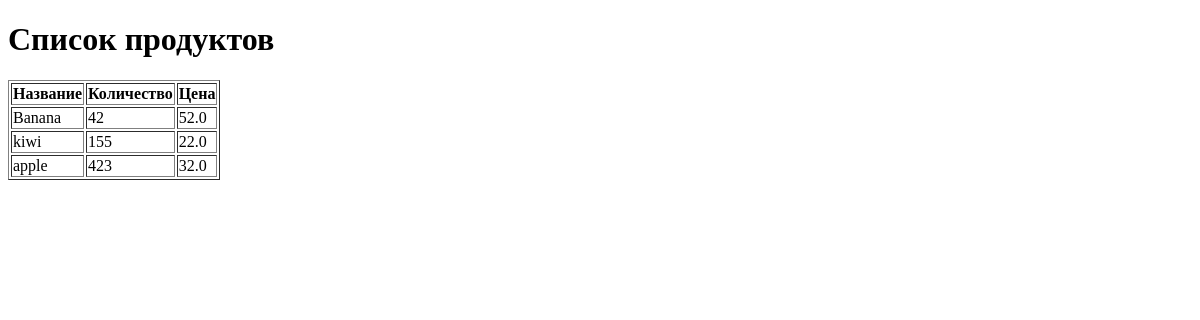
/list, run on an earlier commit of the app's database.
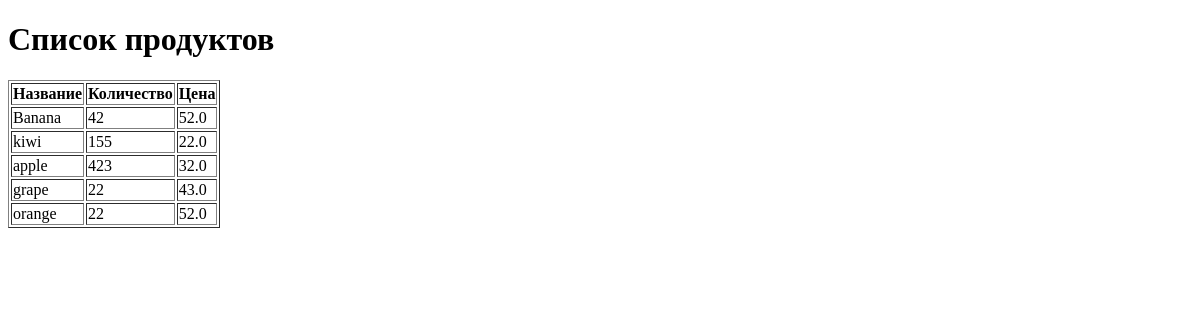
And on a later commit of the database.
### myapp/models.py (models this page shows, shortened)
class Product(models.Model):
    name = models.CharField(max_length=100)
    quantity = models.IntegerField()
    price = models.FloatField()

### myapp/views.py (the view)
# urls.py: path("list", product_list),
def product_list(request):
    products = Product.objects.all()
    return render(request, 'list.html', {'products': products})

### myapp/templates/list.html (shortened to what this page needs)
<!DOCTYPE html>
<html>
<head>
</head>
<body>
    <h1>Список продуктов</h1>
    <table border="1">
        <tr>
            <th>Название</th>
            <th>Количество</th>
            <th>Цена</th>
        </tr>
        {% for product in products %}
        <tr>
            <td>{{ product.name }}</td>
            <td>{{ product.quantity }}</td>
            <td>{{ product.price }}</td>
        </tr>
        {% endfor %}
    </table>
</body>
</html>

What changed in the data, as far as the page shows it:
added Product: name "grape", quantity "22", price "43.0"
added Product: name "orange", quantity "22", price "52.0"
